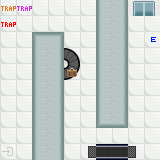

Below is a game level as drawn by its tile map, then a one-line description and the .tmx file that defines it, in full:
An orthogonal 10x10 tile map with 16x16 px tiles, 3 tile layers (圖塊層 1, 圖塊層 2, 圖塊層 3).

<map version="1.10" tiledversion="1.11.0" orientation="orthogonal" renderorder="right-down" width="10" height="10" tilewidth="16" tileheight="16" infinite="0" nextlayerid="4" nextobjectid="1">
 <tileset firstgid="1" name="level1_tileset" tilewidth="16" tileheight="16" tilecount="150" columns="10">
  <image source="../assets/tilesets/level1_tileset.png" trans="ff00ff" width="160" height="240" />
 </tileset>
 <layer id="1" name="圖塊層 1" width="10" height="10">
  <data encoding="csv">
11,11,11,11,11,11,31,33,11,11,
11,11,11,11,11,11,31,33,11,11,
11,11,21,23,11,11,31,33,11,11,
11,11,31,33,11,11,31,33,11,11,
11,11,31,33,11,11,31,33,11,11,
11,11,31,33,11,11,31,33,11,11,
11,11,31,33,11,11,31,33,11,11,
11,11,31,33,11,11,41,43,11,11,
11,11,31,33,11,11,11,11,11,11,
2,11,31,33,11,11,11,11,11,11
</data>
 </layer>
 <layer id="2" name="圖塊層 2" width="10" height="10">
  <data encoding="csv">
81,82,0,0,0,0,0,0,3,13,
4,0,0,0,0,0,0,0,0,0,
0,0,0,0,0,0,0,0,0,5,
0,0,0,0,102,0,0,0,0,0,
0,0,0,0,106,0,0,0,0,0,
0,0,0,0,0,0,0,0,0,0,
0,0,0,0,0,0,0,0,0,0,
0,0,0,0,0,0,0,0,0,0,
0,0,0,0,0,0,0,0,0,0,
0,0,0,0,0,93,92,92,94,0
</data>
 </layer>
 <layer id="3" name="圖塊層 3" width="10" height="10">
  <data encoding="csv">
0,0,0,0,0,0,0,0,0,0,
0,0,0,0,0,0,0,0,0,0,
0,0,0,0,0,0,0,0,0,0,
0,0,0,0,0,0,0,0,0,0,
0,0,0,0,6,0,0,0,0,0,
0,0,0,0,0,0,0,0,0,0,
0,0,0,0,0,0,0,0,0,0,
0,0,0,0,0,0,0,0,0,0,
0,0,0,0,0,0,0,0,0,0,
0,0,0,0,0,0,0,0,0,0
</data>
 </layer>
</map>
